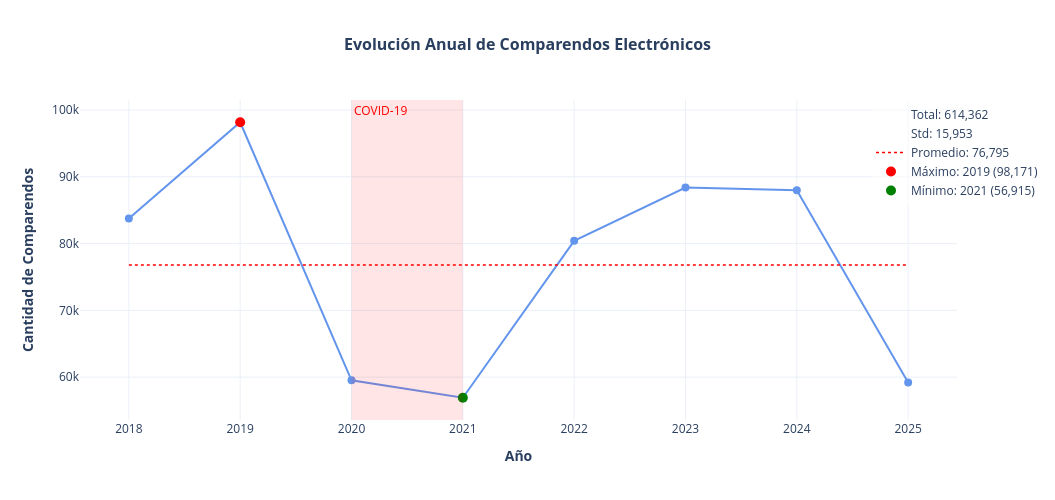

The code cell stored with this chart in its notebook:
### Markdown cell above
## Evolución Anual de Comparendos Electrónicos

Se examina la evolución anual de los comparendos electrónicos, agrupando los registros por año de la fecha del comparendo y sumando la columna `CANTIDAD_INFRACCIONES` para obtener el volumen real de infracciones por cada período. Se presentan los resultados mediante una tabla de frecuencias que muestra la cantidad y el porcentaje de infracciones por año, junto con estadísticos descriptivos como el promedio anual, la desviación estándar, y los años con valores máximo y mínimo. Complementariamente, se genera un gráfico de líneas interactivo que ilustra la tendencia temporal, destacando el promedio general, los puntos extremos y el período de la pandemia de COVID-19 (2020-2021) mediante un área sombreada. Este análisis permite identificar patrones de crecimiento o disminución en la detección de infracciones a lo largo del tiempo, evaluar la variabilidad entre años, y contextualizar el impacto de eventos externos como las restricciones de movilidad en el comportamiento de los comparendos electrónicos.

### Code cell
infracciones_por_año = df_comparendos_electronicos.groupby(df_comparendos_electronicos['fecha_comparendo'].dt.year)['CANTIDAD_INFRACCIONES'].sum().sort_index()

total_infracciones = df_comparendos_electronicos['CANTIDAD_INFRACCIONES'].sum()
desviacion_estandar = infracciones_por_año.std()
promedio_anual = infracciones_por_año.mean()
max_anual = infracciones_por_año.max()
max_año = infracciones_por_año.idxmax()
min_anual = infracciones_por_año.min()
min_año = infracciones_por_año.idxmin()

df_anual = pd.DataFrame({
    'Año': infracciones_por_año.index,
    'Comparendos': infracciones_por_año.values,
    'Porcentaje': (infracciones_por_año.values / total_infracciones * 100).round(2)
}).sort_values('Comparendos', ascending=False).reset_index(drop=True)

print("Distribución de Comparendos Electrónicos por Año") 
display(df_anual.T)

display(HTML("<hr style='border: 2px solid #696969; margin: 20px 0;'>"))

fig = go.Figure()

fig.add_trace(go.Scatter(
    x=infracciones_por_año.index,
    y=infracciones_por_año.values,
    mode='lines+markers',
    name='Infracciones anuales',
    line=dict(color="cornflowerblue", width=2),
    marker=dict(size=8, color='cornflowerblue'),
    hovertemplate='Año: %{x}<br>Comparendos: %{y:,.0f}<extra></extra>',
    showlegend=False
))

fig.add_trace(go.Scatter(
    x=[None],
    y=[None],
    mode='none',
    name=f'Total: {int(total_infracciones):,}',
    showlegend=True
))

fig.add_trace(go.Scatter(
    x=[None],
    y=[None],
    mode='none',
    name=f'Std: {int(desviacion_estandar):,}',
    showlegend=True
))

x_min = infracciones_por_año.index.min()
x_max = infracciones_por_año.index.max()
fig.add_trace(go.Scatter(
    x=[x_min, x_max],
    y=[promedio_anual, promedio_anual],
    mode='lines',
    name=f'Promedio: {int(promedio_anual):,}',
    line=dict(color='red', width=1.5, dash='dot'),
    showlegend=True,
    hoverinfo='none'
))

fig.add_trace(go.Scatter(
    x=[max_año],
    y=[max_anual],
    mode='markers',
    name=f'Máximo: {max_año} ({int(max_anual):,})',
    marker=dict(size=10, color='red', symbol='circle'),
    hoverinfo='none'
))

fig.add_trace(go.Scatter(
    x=[min_año],
    y=[min_anual],
    mode='markers',
    name=f'Mínimo: {min_año} ({int(min_anual):,})',
    marker=dict(size=10, color='green', symbol='circle'),
    hoverinfo='none'
))

fig.add_vrect(
    x0="2020", x1="2021",
    fillcolor="red", opacity=0.1,
    line_width=0,
    annotation_text="COVID-19", 
    annotation_position="top left",
    annotation=dict(font_size=12, font_color="red")
)

fig.update_layout(
    title=dict(
        text='Evolución Anual de Comparendos Electrónicos',
        x=0.5,
        xanchor='center',
        font=dict(size=16, weight='bold')
    ),
    xaxis_title=dict(
        text='Año',
        font=dict(weight='bold')
    ),
    yaxis_title=dict(
        text='Cantidad de Comparendos',
        font=dict(weight='bold')
    ),
    template='plotly_white',
    hovermode='x unified',
    legend=dict(
        x=1, 
        y=1, 
        xanchor='center',
        yanchor='top',
        bgcolor='rgba(255,255,255,0.5)',
        font=dict(size=12)
    ),
    width=1055, 
    height=500
)

fig.update_xaxes(tickmode='linear', tick0=2018, dtick=1)

fig.show()

### Figure 1 — Plotly figure (JSON) as saved in the notebook; plotly's stock layout.template omitted (floating-point values rounded to 4 significant figures)
{"data": [{"hovertemplate": "Año: %{x}<br>Comparendos: %{y:,.0f}<extra></extra>", "line": {"color": "cornflowerblue", "width": 2}, "marker": {"color": "cornflowerblue", "size": 8}, "mode": "lines+markers", "name": "Infracciones anuales", "showlegend": false, "type": "scatter", "x": [2018, 2019, 2020, 2021, 2022, 2023, 2024, 2025], "y": [83741, 98171, 59526, 56915, 80415, 88402, 87994, 59198]}, {"mode": "none", "name": "Total: 614,362", "showlegend": true, "type": "scatter", "x": [null], "y": [null]}, {"mode": "none", "name": "Std: 15,953", "showlegend": true, "type": "scatter", "x": [null], "y": [null]}, {"hoverinfo": "none", "line": {"color": "red", "dash": "dot", "width": 1.5}, "mode": "lines", "name": "Promedio: 76,795", "showlegend": true, "type": "scatter", "x": [2018, 2025], "y": [76800.0, 76800.0]}, {"hoverinfo": "none", "marker": {"color": "red", "size": 10, "symbol": "circle"}, "mode": "markers", "name": "Máximo: 2019 (98,171)", "type": "scatter", "x": [2019], "y": [98171]}, {"hoverinfo": "none", "marker": {"color": "green", "size": 10, "symbol": "circle"}, "mode": "markers", "name": "Mínimo: 2021 (56,915)", "type": "scatter", "x": [2021], "y": [56915]}], "layout": {"annotations": [{"font": {"color": "red", "size": 12}, "showarrow": false, "text": "COVID-19", "x": "2020", "xanchor": "left", "xref": "x", "y": 1, "yanchor": "top", "yref": "y domain"}], "height": 500, "hovermode": "x unified", "legend": {"bgcolor": "rgba(255,255,255,0.5)", "font": {"size": 12}, "x": 1, "xanchor": "center", "y": 1, "yanchor": "top"}, "shapes": [{"fillcolor": "red", "line": {"width": 0}, "opacity": 0.1, "type": "rect", "x0": "2020", "x1": "2021", "xref": "x", "y0": 0, "y1": 1, "yref": "y domain"}], "title": {"font": {"size": 16, "weight": "bold"}, "text": "Evolución Anual de Comparendos Electrónicos", "x": 0.5, "xanchor": "center"}, "width": 1055, "xaxis": {"dtick": 1, "tick0": 2018, "tickmode": "linear", "title": {"font": {"weight": "bold"}, "text": "Año"}}, "yaxis": {"title": {"font": {"weight": "bold"}, "text": "Cantidad de Comparendos"}}}}
